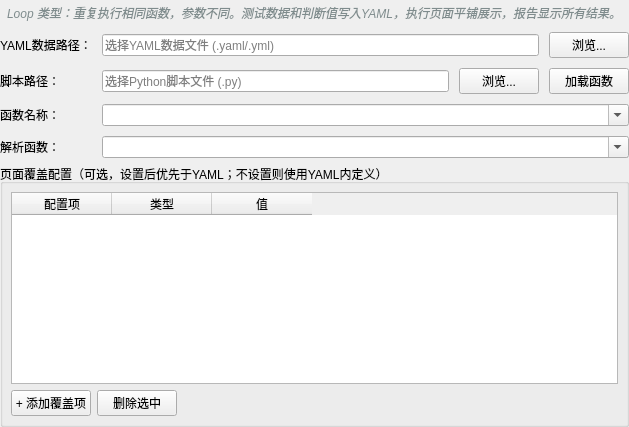
            <widget class="QWidget" name="page_loop">
             <layout class="QVBoxLayout" name="loopPageLayout">
              <property name="leftMargin">
               <number>0</number>
              </property>
              <property name="topMargin">
               <number>0</number>
              </property>
              <property name="rightMargin">
               <number>0</number>
              </property>
              <property name="bottomMargin">
               <number>0</number>
              </property>
              <item>
               <widget class="QLabel" name="label_loopHint">
                <property name="text">
                 <string>Loop 类型：重复执行相同函数，参数不同。测试数据和判断值写入YAML，执行页面平铺展示，报告显示所有结果。</string>
                </property>
                <property name="styleSheet">
                 <string notr="true">color: #7f8c8d; font-style: italic; padding: 4px;</string>
                </property>
               </widget>
              </item>
              <item>
               <layout class="QFormLayout" name="loopFormLayout">
                <property name="horizontalSpacing">
                 <number>10</number>
                </property>
                <property name="verticalSpacing">
                 <number>10</number>
                </property>
                <item row="0" column="0">
                 <widget class="QLabel" name="label_loopYaml">
                  <property name="text">
                   <string>YAML数据路径：</string>
                  </property>
                 </widget>
                </item>
                <item row="0" column="1">
                 <layout class="QHBoxLayout" name="loopYamlLayout">
                  <item>
                   <widget class="QLineEdit" name="lineEdit_loopYaml">
                    <property name="placeholderText">
                     <string>选择YAML数据文件 (.yaml/.yml)</string>
                    </property>
                   </widget>
                  </item>
                  <item>
                   <widget class="QPushButton" name="btn_browseLoopYaml">
                    <property name="text">
                     <string>浏览...</string>
                    </property>
                   </widget>
                  </item>
                 </layout>
                </item>
                <item row="1" column="0">
                 <widget class="QLabel" name="label_loopScript">
                  <property name="text">
                   <string>脚本路径：</string>
                  </property>
                 </widget>
                </item>
                <item row="1" column="1">
                 <layout class="QHBoxLayout" name="loopScriptLayout">
                  <item>
                   <widget class="QLineEdit" name="lineEdit_loopScript">
                    <property name="placeholderText">
                     <string>选择Python脚本文件 (.py)</string>
                    </property>
                   </widget>
                  </item>
                  <item>
                   <widget class="QPushButton" name="btn_browseLoopScript">
                    <property name="text">
                     <string>浏览...</string>
                    </property>
                   </widget>
                  </item>
                  <item>
                   <widget class="QPushButton" name="btn_loadLoopFunc">
                    <property name="text">
                     <string>加载函数</string>
                    </property>
                   </widget>
                  </item>
                 </layout>
                </item>
                <item row="2" column="0">
                 <widget class="QLabel" name="label_loopFunc">
                  <property name="text">
                   <string>函数名称：</string>
                  </property>
                 </widget>
                </item>
                <item row="2" column="1">
                 <widget class="QComboBox" name="comboBox_loopFunc">
                  <property name="editable">
                   <bool>true</bool>
                  </property>
                  <property name="placeholderText">
                   <string>选择脚本后自动列出函数</string>
                  </property>
                 </widget>
                </item>
                <item row="3" column="0">
                 <widget class="QLabel" name="label_loopParser">
                  <property name="text">
                   <string>解析函数：</string>
                  </property>
                 </widget>
                </item>
                <item row="3" column="1">
                 <widget class="QComboBox" name="comboBox_loopParser">
                  <property name="editable">
                   <bool>true</bool>
                  </property>
                  <property name="placeholderText">
                   <string>读取每个session后用于解析的相同函数名</string>
                  </property>
                 </widget>
                </item>
               </layout>
              </item>
              <item>
               <widget class="QGroupBox" name="groupBox_loopOverride">
                <property name="title">
                 <string>页面覆盖配置（可选，设置后优先于YAML；不设置则使用YAML内定义）</string>
                </property>
                <layout class="QVBoxLayout" name="loopOverrideLayout">
                 <property name="leftMargin">
                  <number>8</number>
                 </property>
                 <property name="topMargin">
                  <number>8</number>
                 </property>
                 <property name="rightMargin">
                  <number>8</number>
                 </property>
                 <property name="bottomMargin">
                  <number>8</number>
                 </property>
                 <property name="spacing">
                  <number>6</number>
                 </property>
                 <item>
                  <widget class="QTableWidget" name="tableWidget_loopOverride">
                   <property name="columnCount">
                    <number>3</number>
                   </property>
                   <property name="rowCount">
                    <number>0</number>
                   </property>
                   <column>
                    <property name="text">
                     <string>配置项</string>
                    </property>
                   </column>
                   <column>
                    <property name="text">
                     <string>类型</string>
                    </property>
                   </column>
                   <column>
                    <property name="text">
                     <string>值</string>
                    </property>
                   </column>
                  </widget>
                 </item>
                 <item>
                  <layout class="QHBoxLayout" name="loopBtnLayout">
                   <item>
                    <widget class="QPushButton" name="btn_addLoopOverride">
                     <property name="text">
                      <string>+ 添加覆盖项</string>
                     </property>
                    </widget>
                   </item>
                   <item>
                    <widget class="QPushButton" name="btn_delLoopOverride">
                     <property name="text">
                      <string>删除选中</string>
                     </property>
                    </widget>
                   </item>
                   <item>
                    <spacer name="hSpacer_loop">
                     <property name="orientation">
                      <enum>Qt::Horizontal</enum>
                     </property>
                     <property name="sizeHint" stdset="0">
                      <size>
                       <width>40</width>
                       <height>20</height>
                      </size>
                     </property>
                    </spacer>
                   </item>
                  </layout>
                 </item>
                </layout>
               </widget>
              </item>
             </layout>
            </widget>
